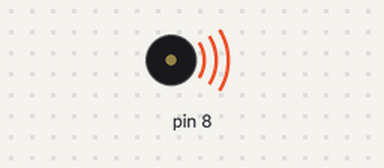
Simulated run of this sketch. Board: Arduino Uno, built with avr-gcc and run on an emulated ATmega328P. Shown: buzzer (waves = sounding).

Above: at 0.1 s.
At 3.1 s:
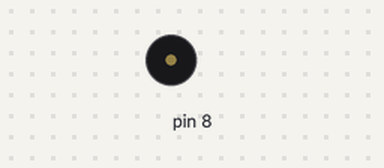
Timing chart, 0 to 4.6 s (numbered marks = the images above):
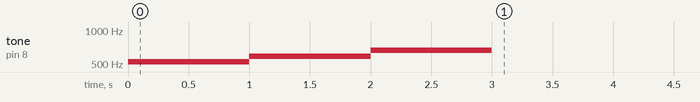

Measured:
- by itself, tone on pin 8: silent → 523 Hz at 0.00 s, → 587 Hz 1.0 s later, → 659 Hz 1.0 s later, → silent 1.0 s later

The sketch:

week02_04_arduino_tone_do_523_re_587_mi_659_delay_1000.ino
```cpp
//week02_04_arduino_tone_do_523_re_587_mi_659_delay_1000
void setup() {
  // put your setup code here, to run once:
  pinMode(8,OUTPUT);
 //只做一次
  tone(8,523,1000);//do,1秒
  delay(1000);
  tone(8,587,1000);//re,1秒
  delay(1000);
  tone(8,659,1000);//mi,1秒
}

void loop() {
  // put your main code here, to run repeatedly:

}
```
